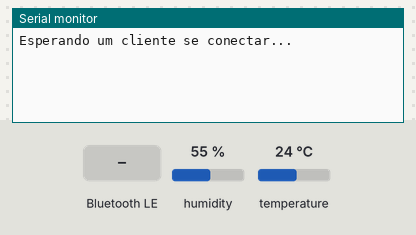
A sketch run on a simulated ESP32. On the bench: the last lines printed to the serial monitor. Inputs (shaded band) come from the test bench; at power-on: temperature 24 °C, humidity 55 %. Nothing arrives over Bluetooth unless stated; a phone connects over Bluetooth LE 3 s after start.

Above: at 1.2 s.
1.3 s: Bluetooth LE write "1" received
At 2.5 s:
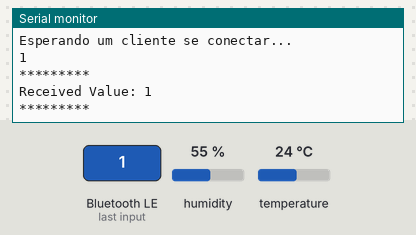
2.8 s: temperature set to 12 °C
At 3.8 s:
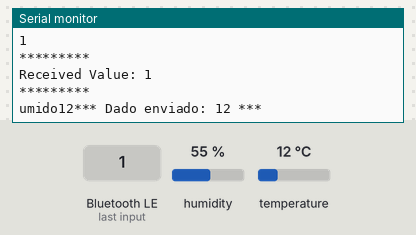
5.5 s: Bluetooth LE write "0" received
At 5.85 s:
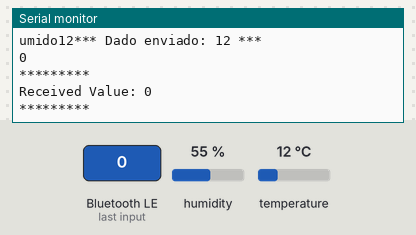
7.0 s: temperature set to 19 °C
At 8.6 s:
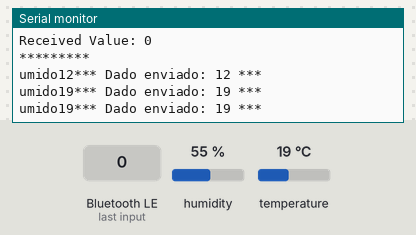

Measured:
- after the input at 1.3 s, the serial monitor: prints a new line after 0.05 s (image 1)
- after the input at 2.8 s, the serial monitor: prints a new line after 0.22 s (image 2)
- after the input at 5.5 s, the serial monitor: prints a new line after 0.05 s (image 3)
- after the input at 7.0 s, the serial monitor: prints a new line after 0.07 s (image 4)

The sketch:

livingPlant_ESP_.ino
```cpp
/*
 *  Programa baseado no programa original desenvolvido por Timothy Woo
 *  Tutorial do projeto original; https://www.hackster.io/botletics/esp32-ble-android-arduino-ide-awesome-81c67d
 *  Modificado para ler dados do sensor DHT11 - Bluetooth Low Energy com ESP32
 */
#include <BLEDevice.h>
#include <BLEServer.h>
#include <BLEUtils.h>
#include <BLE2902.h>

#include <DHT.h>

#include <iostream>
#include <string>

BLECharacteristic *pCharacteristic;

bool deviceConnected = false;
const int LED = 2; // Could be different depending on the dev board. I used the DOIT ESP32 dev board.

/*
 * Definição do DHT11
 */
#define DHTPIN 23 // pino de dados do DHT11
#define DHTTYPE DHT11 // define o tipo de sensor, no caso DHT11

DHT dht(DHTPIN, DHTTYPE);

int humidity;
int temperature;

// Veja o link seguinte se quiser gerar seus próprios UUIDs:
// https://www.uuidgenerator.net/

#define SERVICE_UUID           "6E400001-B5A3-F393-E0A9-E50E24DCCA9E" // UART service UUID
#define CHARACTERISTIC_UUID_RX "6E400002-B5A3-F393-E0A9-E50E24DCCA9E"
#define DHTDATA_CHAR_UUID "6E400003-B5A3-F393-E0A9-E50E24DCCA9E"


class MyServerCallbacks: public BLEServerCallbacks {
    void onConnect(BLEServer* pServer) {
      deviceConnected = true;
    };

    void onDisconnect(BLEServer* pServer) {
      deviceConnected = false;
    }
};

class MyCallbacks: public BLECharacteristicCallbacks {
    void onWrite(BLECharacteristic *pCharacteristic) {
      std::string rxValue = pCharacteristic->getValue();
      Serial.println(rxValue[0]);

      if (rxValue.length() > 0) {
        Serial.println("*********");
        Serial.print("Received Value: ");

        for (int i = 0; i < rxValue.length(); i++) {
          Serial.print(rxValue[i]);
        }
        Serial.println();
        Serial.println("*********");
      }
    }
};

void setup() {
  Serial.begin(115200);

  // Create the BLE Device
  BLEDevice::init("ESP32 DHT11"); // Give it a name

  // Configura o dispositivo como Servidor BLE
  BLEServer *pServer = BLEDevice::createServer();
  pServer->setCallbacks(new MyServerCallbacks());

  // Cria o servico UART
  BLEService *pService = pServer->createService(SERVICE_UUID);

  // Cria uma Característica BLE para envio dos dados
  pCharacteristic = pService->createCharacteristic(
                      DHTDATA_CHAR_UUID,
                      BLECharacteristic::PROPERTY_NOTIFY
                    );

  pCharacteristic->addDescriptor(new BLE2902());

  // cria uma característica BLE para recebimento dos dados
  BLECharacteristic *pCharacteristic = pService->createCharacteristic(
                                         CHARACTERISTIC_UUID_RX,
                                         BLECharacteristic::PROPERTY_WRITE
                                       );

  pCharacteristic->setCallbacks(new MyCallbacks());

  // Inicia o serviço
  pService->start();

  // Inicia a descoberta do ESP32
  pServer->getAdvertising()->start();
  Serial.println("Esperando um cliente se conectar...");
}

void loop() {
  if (deviceConnected) {

    humidity = dht.readHumidity();
    temperature = dht.readTemperature();
    // testa se retorno é valido, caso contrário algo está errado.
    if (isnan(temperature) || isnan(humidity))
    {
      Serial.println("Failed to read from DHT");
    }
    else
    {
    // Serial.print("Umidade: ");
    // Serial.print(humidity);
    // Serial.print(" %\t");
    // Serial.print("Temperatura: ");
    // Serial.print(temperature);
    // Serial.println(" *C");

      if(temperature > 0 && temperature < 400){
        Serial.print("umido");
        Serial.print(temperature);
      }
      if(temperature > 400 && temperature < 800){
        Serial.print("moderado");
        Serial.print(temperature);
      }
      if(temperature > 800 && temperature < 1024){
        Serial.print("seco");
        Serial.print(temperature);
      }
    }

    //char humidityString[2];
    char temperatureString[8];
   //dtostrf(humidity, 1, 2, humidityString);
    dtostrf(temperature, 1, 2, temperatureString);

    char dhtDataString[16];
    sprintf(dhtDataString, "%d", temperature);

    pCharacteristic->setValue(dhtDataString);

    pCharacteristic->notify(); // Envia o valor para o aplicativo!
    Serial.print("*** Dado enviado: ");
    Serial.print(dhtDataString);
    Serial.println(" ***");
  }
  delay(1000);
}
```
